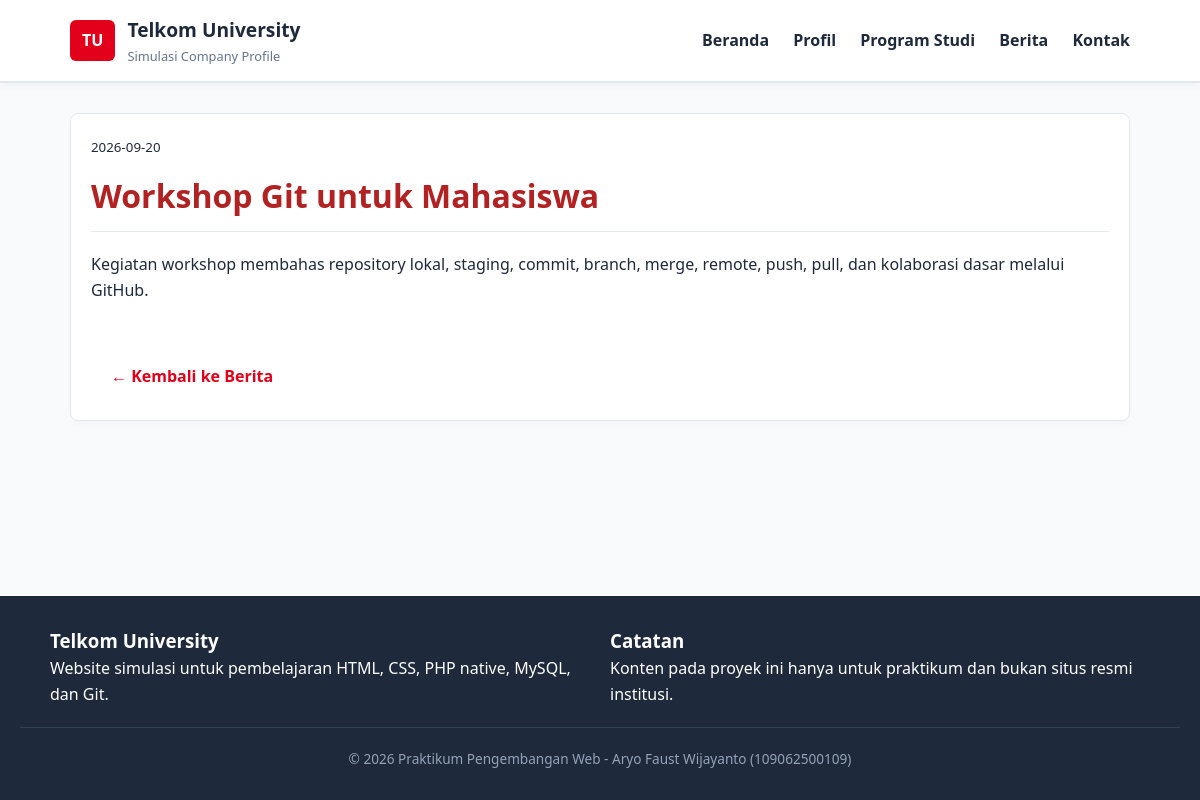
Page /news_detail.php?id=1 on the committed database.
### tables this page shows
CREATE TABLE IF NOT EXISTS berita ( 
    id INT UNSIGNED AUTO_INCREMENT PRIMARY KEY, 
    judul VARCHAR(180) NOT NULL, 
    ringkasan VARCHAR(300) NOT NULL, 
    isi TEXT NOT NULL, 
    tanggal_publish DATE NOT NULL, 
    created_at TIMESTAMP DEFAULT CURRENT_TIMESTAMP 
);

### news_detail.php (the view, shortened to what this page needs)
<?php
require_once 'config/database.php';
$id = isset($_GET['id']) ? (int)$_GET['id'] : 0;
$stmt = $conn->prepare("SELECT judul, isi, tanggal_publish FROM berita WHERE id = ?");
$stmt->bind_param('i', $id);
$stmt->execute();
$result = $stmt->get_result();
$news = $result->fetch_assoc();
require_once 'includes/header.php';
?>
<div class="card">
    <small><?= htmlspecialchars($news['tanggal_publish']); ?></small>
    <h1 style="margin: 10px 0; color: var(--primary-dark);"><?= htmlspecialchars($news['judul']); ?></h1>
    <hr style="margin-bottom: 20px; border: 0; border-top: 1px solid var(--border-color);">
    <p><?= nl2br(htmlspecialchars($news['isi'])); ?></p>
    <br><br>
    <a href="news.php" class="btn btn-primary">← Kembali ke Berita</a>
</div>
<?php require_once 'includes/footer.php'; ?>

### style.css (style rules this page uses)
:root { --primary-color: #e2001a; --primary-dark: #b22222; --dark-color: #1e293b; --light-bg: #f8fafc; --white: #ffffff; --border-color: #e2e8f0; }
* { box-sizing: border-box; margin: 0; padding: 0; font-family: "Segoe UI", Tahoma, Geneva, Verdana, sans-serif; }
body { background-color: var(--light-bg); color: var(--dark-color); line-height: 1.6; display: flex; flex-direction: column; min-height: 100vh; }
.btn { display: inline-block; padding: 10px 20px; border-radius: 6px; text-decoration: none; font-weight: bold; cursor: pointer; border: none; }
.btn-primary { background: var(--white); color: var(--primary-color); }
.card { background: var(--white); border: 1px solid var(--border-color); border-radius: 8px; padding: 20px; box-shadow: 0 4px 6px rgba(0, 0, 0, 0.02); }

### rows in the picture
berita: tanggal_publish "2026-09-20", judul "Workshop Git untuk Mahasiswa", isi "Kegiatan workshop membahas repository lokal, staging, commit, branch, merge, remote, push, pull, dan kolaborasi dasar melalui GitHub."
